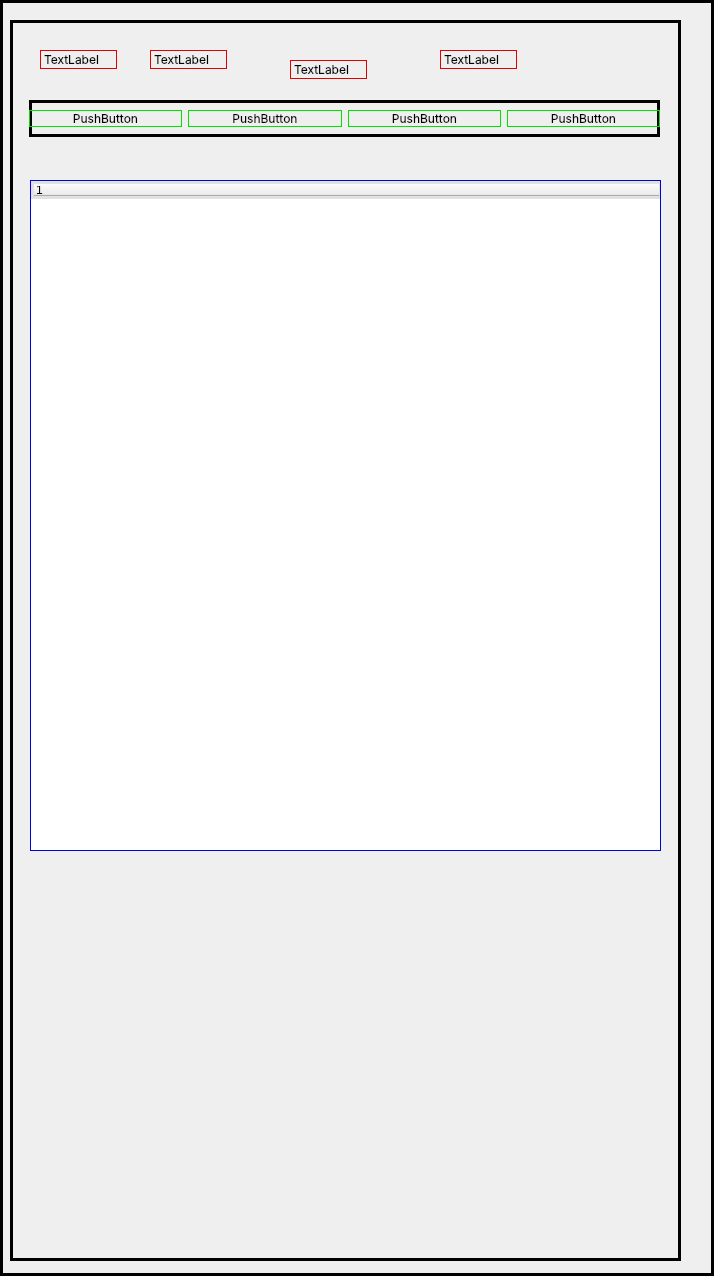
<?xml version="1.0" encoding="UTF-8"?>
<ui version="4.0">
 <class>Form</class>
 <widget class="QWidget" name="Form">
  <property name="geometry">
   <rect>
    <x>0</x>
    <y>0</y>
    <width>714</width>
    <height>1276</height>
   </rect>
  </property>
  <property name="font">
   <font>
    <family>Inter</family>
   </font>
  </property>
  <property name="windowTitle">
   <string>Form</string>
  </property>
  <property name="autoFillBackground">
   <bool>false</bool>
  </property>
  <property name="styleSheet">
   <string notr="true">QWidget{
	border-width: 3px; 
    border-style: solid; 
    border-color: rgb(0,0,0); 
}

QFrame{
	border-right-width: 1px; 
    border-style: solid; 
    border-color: rgb(225,225,225); 

}
QTreeView{
	border-width: 1px; 
    border-style: solid; 
    border-color: rgb(0,0,225); 
}
QLabel{
	border-width: 1px; 
    border-style: solid; 
    border-color: rgb(225,0,0); 
}
QPushButton{
	border-width: 1px; 
    border-style: solid; 
    border-color: rgb(0,225,0); 
}</string>
  </property>
  <widget class="QWidget" name="widget_navigation" native="true">
   <property name="geometry">
    <rect>
     <x>10</x>
     <y>20</y>
     <width>671</width>
     <height>1241</height>
    </rect>
   </property>
   <widget class="QTreeWidget" name="treeWidget_navigation">
    <property name="geometry">
     <rect>
      <x>20</x>
      <y>160</y>
      <width>631</width>
      <height>671</height>
     </rect>
    </property>
    <column>
     <property name="text">
      <string notr="true">1</string>
     </property>
    </column>
   </widget>
   <widget class="QWidget" name="widget_fil_ariane" native="true">
    <property name="geometry">
     <rect>
      <x>19</x>
      <y>80</y>
      <width>631</width>
      <height>37</height>
     </rect>
    </property>
    <layout class="QHBoxLayout" name="horizontalLayout">
     <item>
      <widget class="QPushButton" name="pushButton_type">
       <property name="text">
        <string>PushButton</string>
       </property>
      </widget>
     </item>
     <item>
      <widget class="QPushButton" name="pushButton_proj">
       <property name="text">
        <string>PushButton</string>
       </property>
      </widget>
     </item>
     <item>
      <widget class="QPushButton" name="pushButton_fold">
       <property name="text">
        <string>PushButton</string>
       </property>
      </widget>
     </item>
     <item>
      <widget class="QPushButton" name="pushButton_soft">
       <property name="text">
        <string>PushButton</string>
       </property>
      </widget>
     </item>
    </layout>
   </widget>
   <widget class="QLabel" name="label_type">
    <property name="geometry">
     <rect>
      <x>30</x>
      <y>30</y>
      <width>77</width>
      <height>19</height>
     </rect>
    </property>
    <property name="text">
     <string>TextLabel</string>
    </property>
   </widget>
   <widget class="QLabel" name="label_proj">
    <property name="geometry">
     <rect>
      <x>140</x>
      <y>30</y>
      <width>77</width>
      <height>19</height>
     </rect>
    </property>
    <property name="text">
     <string>TextLabel</string>
    </property>
   </widget>
   <widget class="QLabel" name="label_fold">
    <property name="geometry">
     <rect>
      <x>280</x>
      <y>40</y>
      <width>77</width>
      <height>19</height>
     </rect>
    </property>
    <property name="text">
     <string>TextLabel</string>
    </property>
   </widget>
   <widget class="QLabel" name="label_soft">
    <property name="geometry">
     <rect>
      <x>430</x>
      <y>30</y>
      <width>77</width>
      <height>19</height>
     </rect>
    </property>
    <property name="text">
     <string>TextLabel</string>
    </property>
   </widget>
  </widget>
 </widget>
 <resources/>
 <connections/>
</ui>
